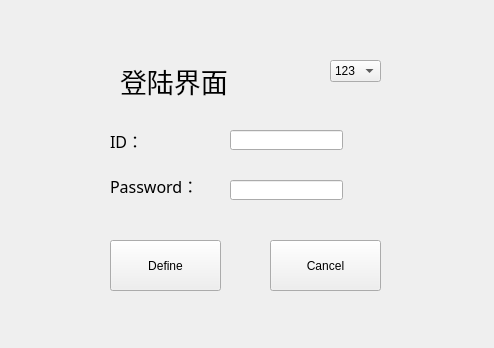
<?xml version="1.0" encoding="UTF-8"?>
<ui version="4.0">
 <class>login</class>
 <widget class="QWidget" name="login">
  <property name="geometry">
   <rect>
    <x>0</x>
    <y>0</y>
    <width>494</width>
    <height>348</height>
   </rect>
  </property>
  <property name="windowTitle">
   <string>login</string>
  </property>
  <widget class="QLabel" name="label">
   <property name="geometry">
    <rect>
     <x>110</x>
     <y>120</y>
     <width>111</width>
     <height>41</height>
    </rect>
   </property>
   <property name="font">
    <font>
     <family>Agency FB</family>
     <pointsize>12</pointsize>
    </font>
   </property>
   <property name="text">
    <string>ID：</string>
   </property>
  </widget>
  <widget class="QLabel" name="label_2">
   <property name="geometry">
    <rect>
     <x>110</x>
     <y>170</y>
     <width>111</width>
     <height>31</height>
    </rect>
   </property>
   <property name="font">
    <font>
     <family>Agency FB</family>
     <pointsize>12</pointsize>
    </font>
   </property>
   <property name="text">
    <string>Password：</string>
   </property>
  </widget>
  <widget class="QLineEdit" name="lineEditId">
   <property name="geometry">
    <rect>
     <x>230</x>
     <y>130</y>
     <width>113</width>
     <height>20</height>
    </rect>
   </property>
  </widget>
  <widget class="QLineEdit" name="lineEditPassword">
   <property name="geometry">
    <rect>
     <x>230</x>
     <y>180</y>
     <width>113</width>
     <height>20</height>
    </rect>
   </property>
   <property name="echoMode">
    <enum>QLineEdit::Password</enum>
   </property>
  </widget>
  <widget class="QPushButton" name="pushButtonDefine">
   <property name="geometry">
    <rect>
     <x>110</x>
     <y>240</y>
     <width>111</width>
     <height>51</height>
    </rect>
   </property>
   <property name="text">
    <string>Define</string>
   </property>
  </widget>
  <widget class="QPushButton" name="pushButtonCancel">
   <property name="geometry">
    <rect>
     <x>270</x>
     <y>240</y>
     <width>111</width>
     <height>51</height>
    </rect>
   </property>
   <property name="text">
    <string>Cancel</string>
   </property>
  </widget>
  <widget class="QLabel" name="label_3">
   <property name="geometry">
    <rect>
     <x>120</x>
     <y>50</y>
     <width>531</width>
     <height>61</height>
    </rect>
   </property>
   <property name="font">
    <font>
     <family>微软雅黑</family>
     <pointsize>20</pointsize>
    </font>
   </property>
   <property name="text">
    <string>登陆界面</string>
   </property>
  </widget>
  <widget class="QComboBox" name="comboBox">
   <property name="geometry">
    <rect>
     <x>330</x>
     <y>60</y>
     <width>51</width>
     <height>22</height>
    </rect>
   </property>
   <item>
    <property name="text">
     <string>123</string>
    </property>
   </item>
   <item>
    <property name="text">
     <string>456</string>
    </property>
   </item>
   <item>
    <property name="text">
     <string>789</string>
    </property>
   </item>
   <item>
    <property name="text">
     <string>000</string>
    </property>
   </item>
  </widget>
 </widget>
 <layoutdefault spacing="6" margin="11"/>
 <resources/>
 <connections/>
</ui>
